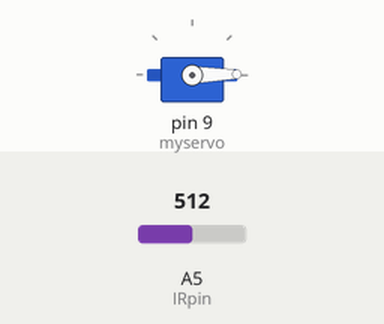
Simulated run of this sketch. Board: Arduino Uno, built with avr-gcc and run on an emulated ATmega328P. Shown: servo. The test bench sets the inputs (shaded band); at power-on: A5 (IRpin) = 512. What the sketch prints to the serial monitor is not drawn.

Above: at 0.05 s.
At 2.35 s:
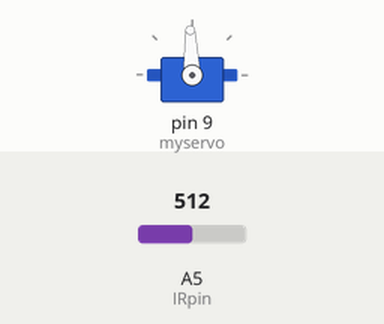
At 4.7 s:
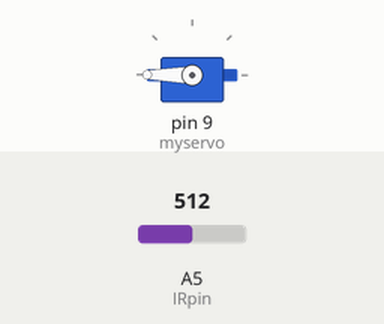
At 9.4 s:
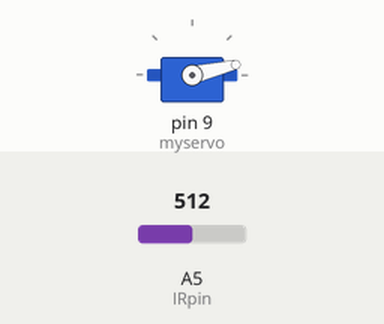
Timing chart, 0 to 13.3 s (numbered marks = the images above):
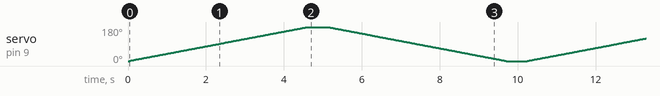

The sketch:

IR_Servo_Calibraion.ino
```cpp
// this code expects a servo on pin digital 9, with an IR sensor straped to it on pin analog
//
//first it will take a very slow scan as a base line of what it should see
//then it will take a scan at the TEST_DELAY speed (in microseconds)
//any distortions caused by a fast TEST_DELAY can then be visible, and hence calculated for


#include <Servo.h>
#define TEST_DELAY 25 // set the ms delay to test here
Servo myservo;
int average, pos = 0, edge = 0, oldValue, newValue, difference, lastMove, array[181], leftArray[181], rightArray[181], IRpin = 5, Spos=90;
float volts, distance;

void setup()
{
  Serial.begin(9600);
  myservo.attach(9);  // attaches the servo on pin 9 to the servo object
}

void loop()
{
  /*
  Serial.println("Actual values:");
  for (int i=0; i<=180; i++)
  scan(i, 250);
  printValue();
  for (int i=180; i>=0; i--)
  scan(i, 250);
  printValue();
  */
  Serial.println();
  Serial.println("Left values:");
  for (int i=0; i<=180; i++)
  scan(i, TEST_DELAY, 3);
  printValue();

    for (int i = 4;i<177;i++)
    {
    Serial.print(leftArray[i]);
    Serial.print(", ");
    }
    Serial.println();
    Serial.println("Right values:");
  for (int i=180; i>=0; i--)
  scan(i, TEST_DELAY, -3);
  printValue();

      for (int i = 4;i<177;i++)
    {
    Serial.print(rightArray[i]);
    Serial.print(", ");
    }
}

void scan(int pos, int Delay, int offset)
{
    myservo.write(pos);
    delay(Delay);
    volts = analogRead(IRpin)*0.0048828125;   // value from sensor * (5/1024) - if running 3.3.volts then change 5 to 3.3
    if ( (pos-offset) >= 0 && (pos-offset) <= 180)
    array[pos-offset]= constrain(65 * pow(volts, -1.10), 0, 400);
    return;
}
void printValue()
{
  for (int i=4; i<=177; i++)
  {average=((2*average+array[i-1])/3);
    if (array[i] > 2 * average)
    {
     //right edge of distance array[i]
     rightArray[i-1]=array[i-1];
     leftArray[i]=0;
    }
    else if (average > 2 * array[i])
    {
      //left edge of distance array[i-1]
      leftArray[i]=array[i];
      rightArray[i]=0;
    }
    else
    leftArray[i]=0;
    rightArray[i]=0;
  }
  return;
}
```
